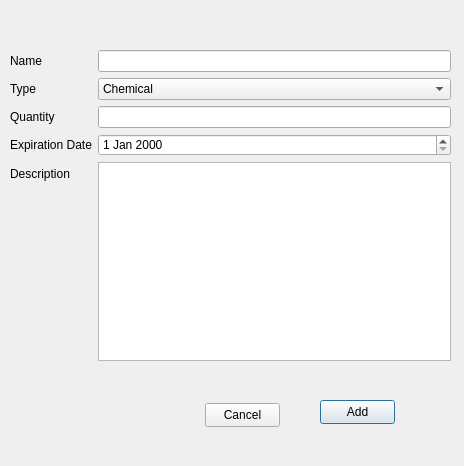
<?xml version="1.0" encoding="UTF-8"?>
<ui version="4.0">
 <class>addItem</class>
 <widget class="QDialog" name="addItem">
  <property name="geometry">
   <rect>
    <x>0</x>
    <y>0</y>
    <width>464</width>
    <height>466</height>
   </rect>
  </property>
  <property name="mouseTracking">
   <bool>false</bool>
  </property>
  <property name="windowTitle">
   <string>Dialog</string>
  </property>
  <property name="styleSheet">
   <string notr="true">QLabel{
	text-align: center;	
}</string>
  </property>
  <property name="sizeGripEnabled">
   <bool>false</bool>
  </property>
  <property name="modal">
   <bool>false</bool>
  </property>
  <widget class="QPushButton" name="addBtn">
   <property name="geometry">
    <rect>
     <x>320</x>
     <y>400</y>
     <width>75</width>
     <height>24</height>
    </rect>
   </property>
   <property name="text">
    <string>Add</string>
   </property>
  </widget>
  <widget class="QPushButton" name="cancelBtn">
   <property name="geometry">
    <rect>
     <x>205</x>
     <y>403</y>
     <width>75</width>
     <height>24</height>
    </rect>
   </property>
   <property name="text">
    <string>Cancel</string>
   </property>
  </widget>
  <widget class="QWidget" name="">
   <property name="geometry">
    <rect>
     <x>10</x>
     <y>50</y>
     <width>441</width>
     <height>311</height>
    </rect>
   </property>
   <layout class="QFormLayout" name="formLayout">
    <item row="0" column="0">
     <widget class="QLabel" name="label">
      <property name="font">
       <font>
        <strikeout>false</strikeout>
       </font>
      </property>
      <property name="mouseTracking">
       <bool>true</bool>
      </property>
      <property name="text">
       <string>&lt;html&gt;&lt;head/&gt;&lt;body&gt;&lt;p align=&quot;center&quot;&gt;Name&lt;/p&gt;&lt;/body&gt;&lt;/html&gt;</string>
      </property>
     </widget>
    </item>
    <item row="0" column="1">
     <widget class="QLineEdit" name="nameInput"/>
    </item>
    <item row="1" column="0">
     <widget class="QLabel" name="label_2">
      <property name="text">
       <string>Type</string>
      </property>
     </widget>
    </item>
    <item row="1" column="1">
     <widget class="QComboBox" name="typeInput">
      <item>
       <property name="text">
        <string>Chemical</string>
       </property>
      </item>
      <item>
       <property name="text">
        <string>Material</string>
       </property>
      </item>
      <item>
       <property name="text">
        <string>Equipment</string>
       </property>
      </item>
     </widget>
    </item>
    <item row="2" column="0">
     <widget class="QLabel" name="label_3">
      <property name="text">
       <string>Quantity</string>
      </property>
     </widget>
    </item>
    <item row="2" column="1">
     <widget class="QLineEdit" name="quantityInput"/>
    </item>
    <item row="3" column="0">
     <widget class="QLabel" name="dateLabel">
      <property name="text">
       <string>Expiration Date</string>
      </property>
     </widget>
    </item>
    <item row="3" column="1">
     <widget class="QDateEdit" name="dateEdit"/>
    </item>
    <item row="4" column="0">
     <widget class="QLabel" name="label_5">
      <property name="text">
       <string>Description</string>
      </property>
     </widget>
    </item>
    <item row="4" column="1">
     <widget class="QTextEdit" name="descInput"/>
    </item>
   </layout>
  </widget>
 </widget>
 <resources/>
 <connections/>
</ui>
